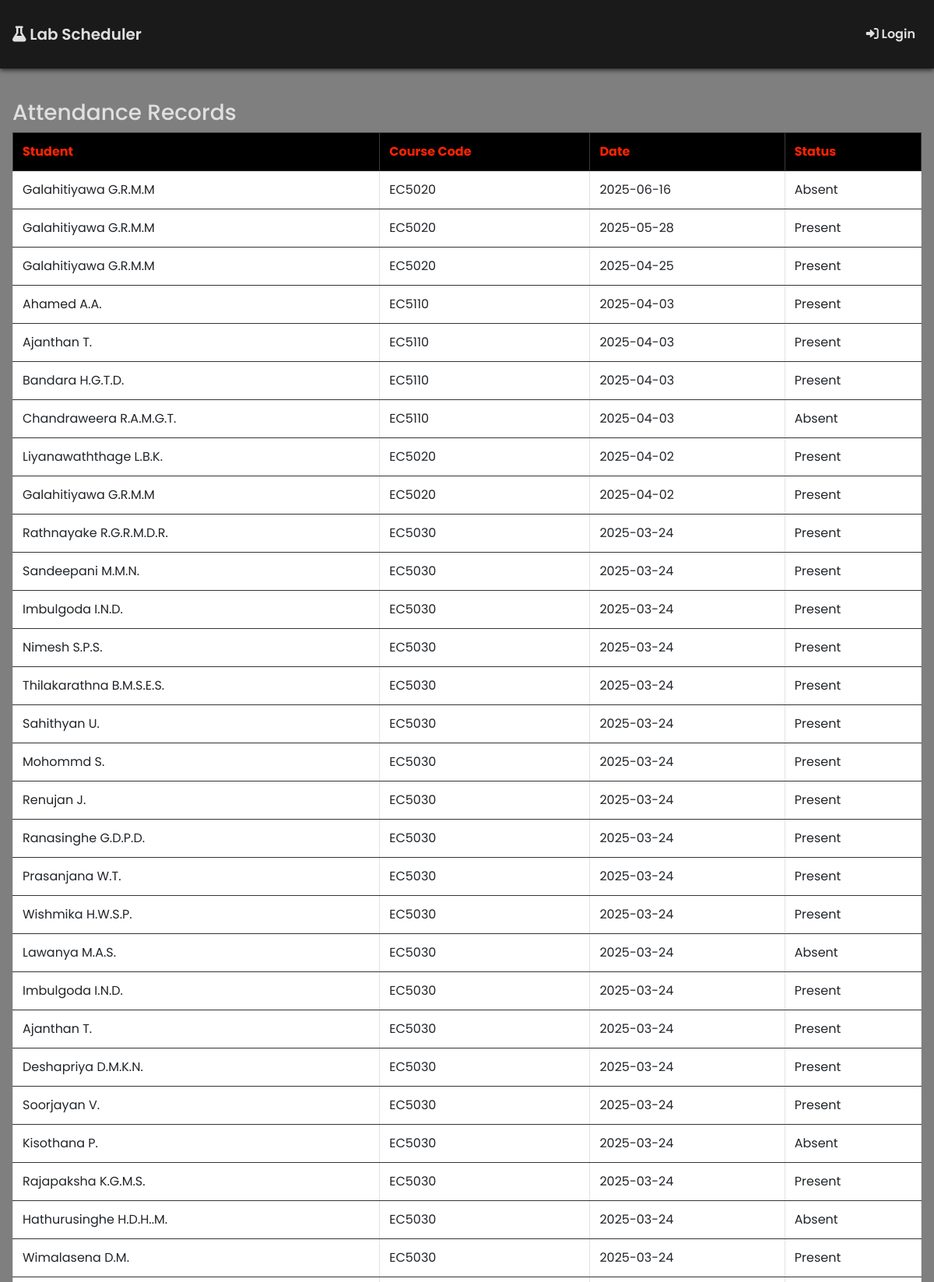
Screenshot of /attendance.php (upper part) with the database file from the repository.
### tables this page shows
CREATE TABLE `attendance` (
  `attendance_id` int(11) NOT NULL,
  `student_id` int(11) NOT NULL,
  `schedule_id` int(11) DEFAULT NULL,
  `status` enum('Present','Absent') DEFAULT NULL
);

CREATE TABLE `users` (
  `user_id` int(11) NOT NULL,
  `name` varchar(100) NOT NULL,
  `email` varchar(100) NOT NULL,
  `password` varchar(100) NOT NULL,
  `role` enum('student','coordinator','instructor','admin') NOT NULL
);

CREATE TABLE `subjects` (
  `subject_id` int(11) NOT NULL,
  `name` varchar(100) DEFAULT NULL,
  `course_code` varchar(100) DEFAULT NULL,
  `coordinator_id` int(11) DEFAULT NULL,
  `department_id` int(11) DEFAULT NULL,
  `semester_id` int(11) DEFAULT NULL
);

CREATE TABLE `lab_schedule` (
  `schedule_id` int(11) NOT NULL,
  `subject_id` int(11) DEFAULT NULL,
  `date` date DEFAULT NULL,
  `time_slot` varchar(50) DEFAULT NULL,
  `lab_id` int(11) DEFAULT NULL,
  `instructor_id` int(11) DEFAULT NULL,
  `semester_id` int(11) DEFAULT NULL,
  `department_id` int(11) DEFAULT NULL
);

### attendance.php (the view, shortened to what this page needs)
<?php
require_once '../includes/db.php';
include '../templates/header.php';
$role = $_SESSION['user']['role'];
if ($role === 'student') {
    $student_id = $_SESSION['user']['user_id'];
    $attendanceQuery = "
      SELECT a.*, s.course_code, ls.date
      FROM attendance a
      JOIN lab_schedule ls ON a.schedule_id = ls.schedule_id
      JOIN subjects s ON ls.subject_id = s.subject_id
      WHERE a.student_id = ?
      ORDER BY ls.date DESC
    ";
    $stmt = $conn->prepare($attendanceQuery);
    $stmt->bind_param("i", $student_id);
    $stmt->execute();
    $records = $stmt->get_result();
} else {
    $attendanceQuery = "
      SELECT a.*, u.name AS student_name, s.course_code, ls.date
      FROM attendance a
      JOIN users u ON a.student_id = u.user_id
      JOIN lab_schedule ls ON a.schedule_id = ls.schedule_id
      JOIN subjects s ON ls.subject_id = s.subject_id
      ORDER BY ls.date DESC
    ";
    $records = $conn->query($attendanceQuery);
}
?>
<h3>Attendance Records</h3>
<div class="table-responsive">
  <table class="table table-bordered">
    <thead class="table-dark">
      <tr>
        <?php if ($role !== 'student'): ?>
          <th>Student</th>
        <?php endif; ?>
        <th>Course Code</th>
        <th>Date</th>
        <th>Status</th>
      </tr>
    </thead>
    <tbody>
      <?php while ($row = $records->fetch_assoc()): ?>
        <tr>
          <?php if ($role !== 'student'): ?>
            <td><?= htmlspecialchars($row['student_name'] ?? 'N/A') ?></td>
          <?php endif; ?>
          <td><?= htmlspecialchars($row['course_code']) ?></td>
          <td><?= htmlspecialchars($row['date']) ?></td>
          <td><?= htmlspecialchars($row['status']) ?></td>
        </tr>
      <?php endwhile; ?>
    </tbody>
  </table>
</div>
<?php
include '../templates/footer.php';
?>

### styles.css (style rules this page uses)
:root { --bg-dark: #000000; --bg-alt: #1A1A1A; --text-light: #E0E0E0; --text-muted: #FF2400; --accent: #FF2400; --accent-2: #1E90FF; --shadow: rgba(0, 0, 0, 0.7); --radius: 6px; --gap: 1rem; --transition: 0.3s ease; }
* { margin: 0; padding: 0; box-sizing: border-box; }
html, body { height: 100%; }
body { display: flex; flex-direction: column; font-family: 'Poppins', sans-serif; background: linear-gradient(rgba(0,0,0,0.5), rgba(0,0,0,0.5)), url("../img/full-bg.jpg") no-repeat center center fixed; background-size: cover; color: var(--text-light); line-height: 1.5; transition: background var(--transition), color var(--transition); }
.table { background: var(--bg-alt); color: var(--text-light); }
.table th { background: var(--bg-dark); color: var(--accent); }
.table td, .table th { padding: 0.75rem; border-bottom: 1px solid #333; }

### rows the page displays
attendance: users.name "Galahitiyawa G.R.M.M", subjects.course_code "EC5020", schedule.date "2025-06-16", status "Absent"
attendance: users.name "Galahitiyawa G.R.M.M", subjects.course_code "EC5020", schedule.date "2025-05-28", status "Present"
attendance: users.name "Galahitiyawa G.R.M.M", subjects.course_code "EC5020", schedule.date "2025-04-25", status "Present"
attendance: users.name "Ahamed A.A.", subjects.course_code "EC5110", schedule.date "2025-04-03", status "Present"
attendance: users.name "Ajanthan T.", subjects.course_code "EC5110", schedule.date "2025-04-03", status "Present"
attendance: users.name "Bandara H.G.T.D.", subjects.course_code "EC5110", schedule.date "2025-04-03", status "Present"
attendance: users.name "Chandraweera R.A.M.G.T.", subjects.course_code "EC5110", schedule.date "2025-04-03", status "Absent"
attendance: users.name "Liyanawaththage L.B.K.", subjects.course_code "EC5020", schedule.date "2025-04-02", status "Present"
attendance: users.name "Galahitiyawa G.R.M.M", subjects.course_code "EC5020", schedule.date "2025-04-02", status "Present"
attendance: users.name "Rathnayake R.G.R.M.D.R.", subjects.course_code "EC5030", schedule.date "2025-03-24", status "Present"
attendance: users.name "Sandeepani M.M.N.", subjects.course_code "EC5030", schedule.date "2025-03-24", status "Present"
attendance: users.name "Imbulgoda I.N.D.", subjects.course_code "EC5030", schedule.date "2025-03-24", status "Present"
attendance: users.name "Nimesh S.P.S.", subjects.course_code "EC5030", schedule.date "2025-03-24", status "Present"
attendance: users.name "Thilakarathna B.M.S.E.S.", subjects.course_code "EC5030", schedule.date "2025-03-24", status "Present"
attendance: users.name "Sahithyan U.", subjects.course_code "EC5030", schedule.date "2025-03-24", status "Present"
attendance: users.name "Mohommd S.", subjects.course_code "EC5030", schedule.date "2025-03-24", status "Present"
attendance: users.name "Renujan J.", subjects.course_code "EC5030", schedule.date "2025-03-24", status "Present"
attendance: users.name "Ranasinghe G.D.P.D.", subjects.course_code "EC5030", schedule.date "2025-03-24", status "Present"
attendance: users.name "Prasanjana W.T.", subjects.course_code "EC5030", schedule.date "2025-03-24", status "Present"
attendance: users.name "Wishmika H.W.S.P.", subjects.course_code "EC5030", schedule.date "2025-03-24", status "Present"
attendance: users.name "Lawanya M.A.S.", subjects.course_code "EC5030", schedule.date "2025-03-24", status "Absent"
attendance: users.name "Imbulgoda I.N.D.", subjects.course_code "EC5030", schedule.date "2025-03-24", status "Present"
attendance: users.name "Ajanthan T.", subjects.course_code "EC5030", schedule.date "2025-03-24", status "Present"
attendance: users.name "Deshapriya D.M.K.N.", subjects.course_code "EC5030", schedule.date "2025-03-24", status "Present"
attendance: users.name "Soorjayan V.", subjects.course_code "EC5030", schedule.date "2025-03-24", status "Present"
attendance: users.name "Kisothana P.", subjects.course_code "EC5030", schedule.date "2025-03-24", status "Absent"
attendance: users.name "Rajapaksha K.G.M.S.", subjects.course_code "EC5030", schedule.date "2025-03-24", status "Present"
attendance: users.name "Hathurusinghe H.D.H..M.", subjects.course_code "EC5030", schedule.date "2025-03-24", status "Absent"
attendance: users.name "Wimalasena D.M.", subjects.course_code "EC5030", schedule.date "2025-03-24", status "Present"
